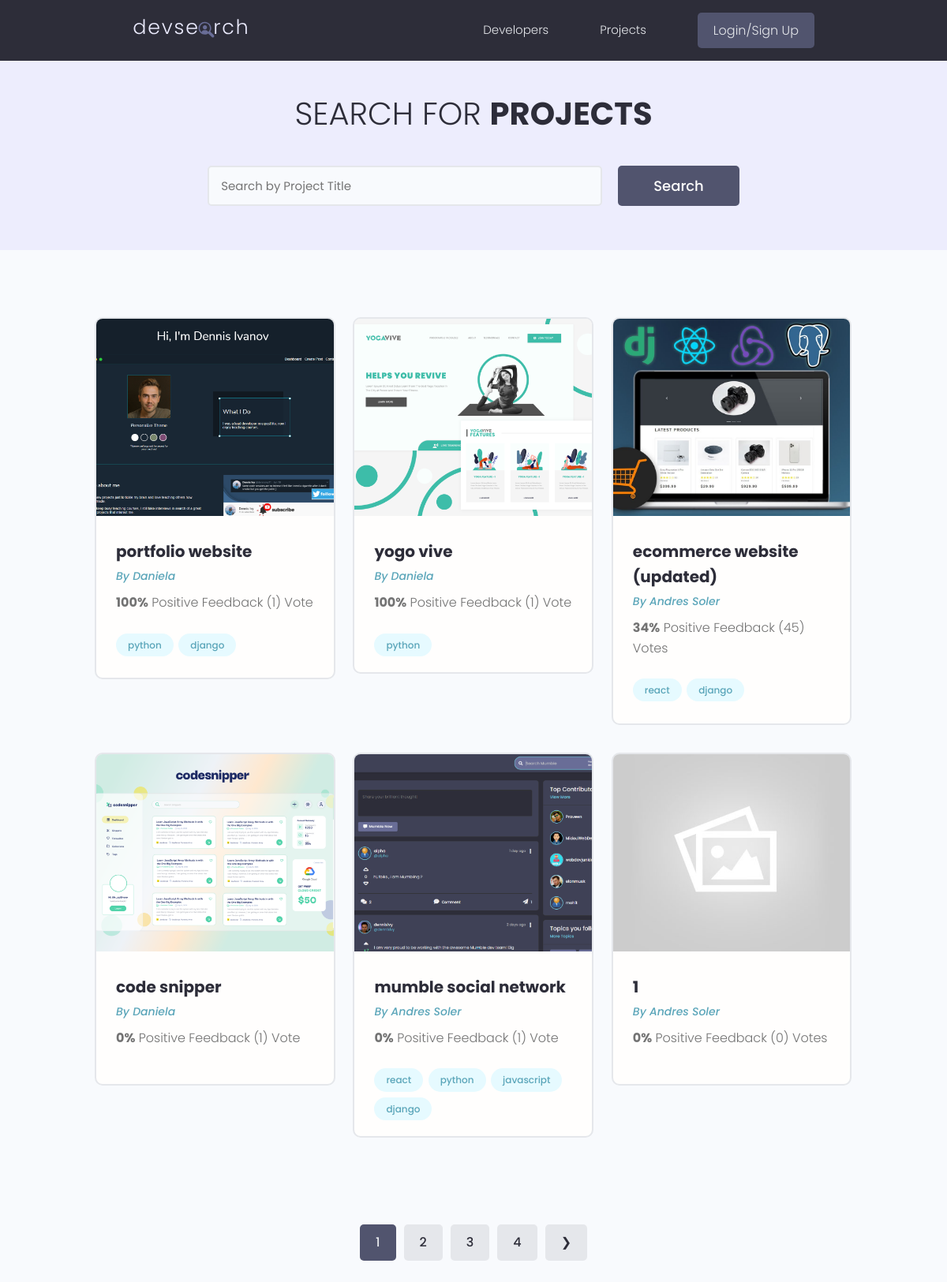
/projects/, run on the app's committed database.
### projects/models.py (models this page shows, shortened)
class Project(models.Model):
    owner = models.ForeignKey(Profile, null=True, blank=True, on_delete=models.SET_NULL)
    title = models.CharField(max_length=255)
    description = models.TextField(null=True, blank=True)
    featured_image = models.ImageField(null=True, blank=True, default="default.jpg")
    demo_link = models.CharField(max_length=2000, null=True, blank=True)
    source_link = models.CharField(max_length=2000, null=True, blank=True)
    tags = models.ManyToManyField('Tag', blank=True)
    vote_total = models.IntegerField(default=0, null=True, blank=True)
    vote_ratio = models.IntegerField(default=0, null=True, blank=True)
    created = models.DateTimeField(auto_now_add=True)
    id = models.UUIDField(default=uuid.uuid4, unique=True, primary_key=True, editable=False)
    class Meta:
        ordering = ['-vote_ratio',  '-vote_total', 'title']

class Tag(models.Model):
    name = models.CharField(max_length=255)
    created = models.DateTimeField(auto_now_add=True)
    id = models.UUIDField(default=uuid.uuid4, unique=True, primary_key=True, editable=False)
    def __str__(self):
        return self.name

### users/models.py (models this page shows, shortened)
class Profile(models.Model):
    user = models.OneToOneField(User, on_delete=models.CASCADE, null=True, blank=True)
    name = models.CharField(max_length=255, blank=True, null=True)
    email = models.EmailField(max_length=500, blank=True, null=True)
    username = models.CharField(max_length=255, blank=True, null=True)
    location = models.CharField(max_length=255, blank=True, null=True)
    short_intro = models.CharField(max_length=255, blank=True, null=True)
    bio = models.TextField(blank=True, null=True)
    profile_image = models.ImageField(null=True, blank=True, upload_to='profiles/', default='profiles/user-default.png')
    social_github = models.CharField(max_length=255, blank=True, null=True)
    social_twitter = models.CharField(max_length=255, blank=True, null=True)
    social_linkedin = models.CharField(max_length=255, blank=True, null=True)
    social_youtube = models.CharField(max_length=255, blank=True, null=True)
    social_website = models.CharField(max_length=255, blank=True, null=True)
    created = models.DateTimeField(auto_now_add=True)
    id = models.UUIDField(default=uuid.uuid4, unique=True, primary_key=True, editable=False)

### projects/views.py (the view)
# urls.py: path('projects/', include('projects.urls')),
def projects(request):
    projects, search = searchProjects(request)
    custom_range, projects = paginateProjects(request, projects, 6)
    context = {'projects': projects, 'search': search, 'custom_range': custom_range}
    return render(request, 'projects/projects.html', context)

### projects/utils.py (called while the page is built)
def paginateProjects(request, projects, results):
    page = request.GET.get('page')
    paginator =  Paginator(projects, results)
    try:
        projects = paginator.page(page)
    except PageNotAnInteger:
        page = 1
        projects = paginator.page(page)
    except EmptyPage:
        page = paginator.num_pages
        projects = paginator.page(page)
    left_index = (int(page) - 2)
    if left_index < 1:
        left_index = 1
    right_index = (int(page) + 4)
    if right_index > paginator.num_pages:
        right_index = paginator.num_pages + 1
    custom_range = range(left_index, right_index)
    return custom_range, projects

def searchProjects(request):
    search = ''
    if request.GET.get('search'):
        search = request.GET.get('search')
    tags = Tag.objects.filter(name__icontains=search)
    projects = Project.objects.distinct().filter(
        Q(title__icontains=search) |
        Q(description__icontains=search) |
        Q(owner__name__icontains=search) |
        Q(tags__in=tags)
    )
    return projects, search

### projects/templates/projects/projects.html (shortened to what this page needs)
{% extends 'main.html' %}
{% block content %}
<main class="projects">
    <section class="hero-section text-center">
      <div class="container container--narrow">
        <div class="hero-section__box">
          <h2>Search for <span>Projects</span></h2>
        </div>
        <div class="hero-section__search">
          <form id="search_form" class="form" action="{% url 'projects' %}" method="get">
            <div class="form__field">
              <input class="input input--text" id="formInput#search" type="text" name="search"
                placeholder="Search by Project Title" value="{{search}}" />
            </div>
            <input class="btn btn--sub btn--lg" type="submit" value="Search" />
          </form>
        </div>
      </div>
    </section>
    <section class="projectsList">
      <div class="container">
        <div class="grid grid--three">
            {% for project in projects %}
          <div class="column">
            <div class="card project">
              <a href="{% url 'project' project.id %}" class="project">
                <img class="project__thumbnail" src="{{ project.featured_image.url }}" alt="project thumbnail" />
                <div class="card__body">
                  <h3 class="project__title">{{project.title}}</h3>
                  <p><a class="project__author" href="{% url 'user-profile' project.owner.id %}">By {{project.owner.name}}</a></p>
                  <p class="project--rating">
                    <span style="font-weight: bold;">{{project.vote_ratio}}%</span> Positive
                    Feedback ({{project.vote_total}}) Vote{{ project.vote_total|pluralize:"s" }}
                  </p>
                  <div class="project__tags">
                    {% for tag in project.tags.all %}
                    <span class="tag tag--pill tag--main">
                      <small>{{tag}}</small>
                    </span>
                    {% endfor %}
                  </div>
                </div>
              </a>
            </div>
          </div>
          {% endfor %}
        </div>
      </div>
    </section>
    {% include 'pagination.html' with query=projects custom_range=custom_range %}
  </main>
{% endblock content %}

### static/styles/app.css (style rules this page uses)
:root { --color-sub: #2d2d39; }
.btn--sub { background-color: var(--color-sub-light); }
.card { border: 2px solid var(--color-light); }
img { width: 100%; }
.hero-section { height: 40vh; display: flex; align-items: center; background-color: var(--color-sub); }
.hero-section__box { margin-bottom: 4rem; }
.hero-section__box > h2, .hero-section__box > h2 > span { font-size: 4rem; color: var(--color-light); line-height: 1.3; text-transform: uppercase; }
.hero-section__box > h2 { font-weight: 300; }
.hero-section__box > h2 > span { font-weight: 700; }
.hero-section__search > .form { display: flex; align-items: center; justify-content: center; gap: 2rem; }
.hero-section__search > .form input.input--text { width: 50rem; }
.project__author { font-size: 1.4rem; font-style: italic; }
.project--rating { margin-bottom: 1.6em; margin-top: .5em; }
.projects > .hero-section { background: var(--color-sub-lighter); height: 30vh; }
.projects .hero-section__box { margin-bottom: 2.5rem; }
.projects .hero-section__box > h2 { color: var(--color-sub); }
.projects .hero-section__box > h2 > span { font-weight: 700; color: var(--color-sub); }
.projectsList { margin-top: 8rem; }
.project__thumbnail { height: 25rem; object-fit: cover; object-position: top center; }
.project__title { font-size: 2rem; font-weight: 700; color: var(--color-sub); }

### static/uikit/styles/modules/_variables.css (style rules this page uses)
:root { --color-main: #5aa5b9; --color-main-light: #e6faff; --color-sub: #3f4156; --color-sub-light: #51546e; --color-sub-lighter: #ededfd; --color-text: #737373; --color-gray: #8b8b8b; --color-light: #e5e7eb; --color-light-gray: #767676; --color-bg: #f8fafd; --color-white: #fffefd; --color-white-light: #f3f3f3; --color-success: #359e64; --color-success-bg: #def8e8; --color-error: #fc4b0b; --color-error-bg: #fff2ee; --font-base: 'Poppins', arial, helvetica, 'Segoe UI', roboto, ubuntu, sans-serif; --font-monospace: 'Fira Code', 'Courier New', courier, monospace; --font-regular: 300; --font-medium: 500; --font-bold: 700; --generic-shadow: 1px 1px 5px #00000010; --generic-transition: all 0.3s ease-in-out; }

### static/uikit/styles/modules/_base.css (style rules this page uses)
* { margin: 0; padding: 0; box-sizing: border-box; text-rendering: optimizeLegibility; color: inherit; font-size: inherit; }
html { font-size: 50%; }
@media only screen and (min-width: 480px) { html { font-size: 56.25%; } }
@media only screen and (min-width: 1200px) { html { font-size: 62.5%; } }

### static/uikit/styles/modules/_typography.css (style rules this page uses)
* { font-family: var(--font-base); }
h2 { font-size: 3.6rem; font-weight: var(--font-bold); }
h3 { font-size: 3.2rem; font-weight: var(--font-medium); }
p, span, strong { font-size: 1.6rem; color: var(--color-text); font-weight: var(--font-regular); }
a { padding-bottom: 2px; text-decoration: none; display: inline-block; color: var(--color-main); font-weight: var(--font-medium); }

### static/uikit/styles/modules/_utilities.css (style rules this page uses)
.container { width: 92%; max-width: 165rem; margin: 0 auto; box-sizing: border-box; }
.container--narrow { width: 92%; max-width: 120rem; }
@media screen and (min-width: 1000px) { .container { width: 90%; } }
@media screen and (min-width: 1000px) { .container--narrow { width: 85%; } }
@media screen and (min-width: 1200px) { .container { width: 80%; } }
@media screen and (min-width: 1200px) { .container--narrow { width: 72%; } }
.text-center { text-align: center; }

### static/uikit/styles/modules/_button.css (style rules this page uses)
.btn { display: inline-block; position: relative; cursor: pointer; background-color: var(--color-light); font-weight: var(--font-medium); color: var(--color-sub); text-decoration: none; padding: 1rem 2rem; border-radius: 0.5rem; border: none; width: -webkit-fit-content; width: -moz-fit-content; width: fit-content; height: -webkit-fit-content; height: -moz-fit-content; height: fit-content; font-size: 1.6rem; outline-width: 0; outline-color: transparent; -webkit-backface-visibility: hidden; backface-visibility: hidden; transition: all 0.3s ease-in-out; }
.btn--sub { background-color: var(--color-sub); color: var(--color-white); }
.btn--lg { font-size: 1.8rem; padding: 1.2rem 4.5rem; }

### static/uikit/styles/modules/_card.css (style rules this page uses)
.card { border-radius: 1rem; background-color: var(--color-white); border: 1.5px solid var(--color-light); width: auto; height: auto; margin-top: 0.5rem; margin-bottom: 0.5rem; overflow: hidden; }
.card__body, .card__header { padding: 2rem 2.5rem; }

### data on the page
Project: featured_image (picture), title "portfolio website", owner.name "Daniela", vote_ratio "100", vote_total "1"
Tag: name "python"
Tag: name "django"
Project: featured_image (picture), title "yogo vive", owner.name "Daniela", vote_ratio "100", vote_total "1"
Project: featured_image (picture), title "ecommerce website (updated)", owner.name "Andres Soler", vote_ratio "34", vote_total "45"
Tag: name "react"
Project: featured_image (picture), title "code snipper", owner.name "Daniela", vote_ratio "0", vote_total "1"
Project: featured_image (picture), title "mumble social network", owner.name "Andres Soler", vote_ratio "0", vote_total "1"
Tag: name "javascript"
Project: featured_image (placeholder picture), title "1", owner.name "Andres Soler", vote_ratio "0", vote_total "0"

### other printed values
{{ page }} "1"
{{ page }} "2" "3" "4"
